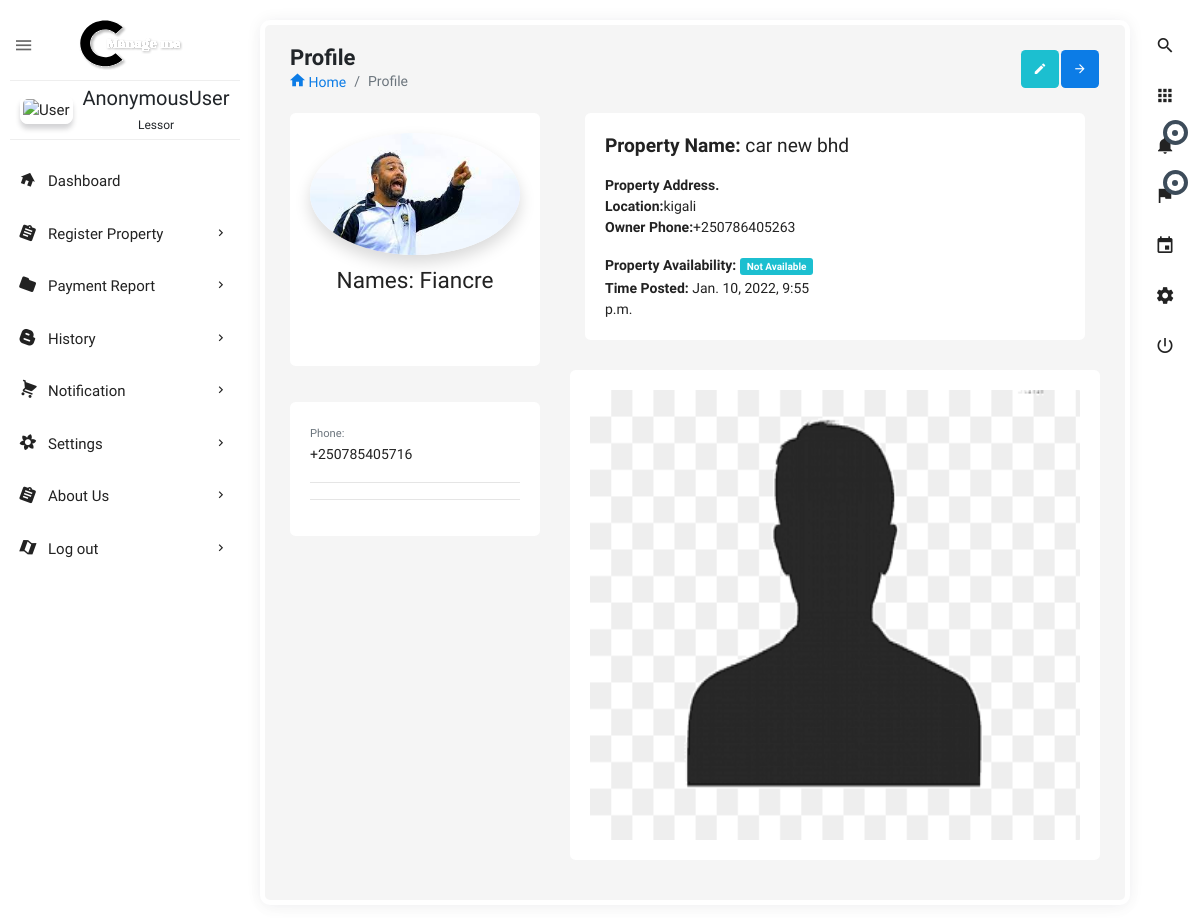
The app's page /notification_detail/62/ with its own data.
### users/models.py (models this page shows, shortened)
class Request_Property(models.Model):
    status = [
        ('initial', 'initial'),
        ('request', 'request'),
        ('approved', 'approved'),
        ('denied', 'denied'),
        ('canceled', 'canceled')]
    user_request = models.ForeignKey(user, on_delete=models.CASCADE, related_name='requesting_users', null=False)
    property_requested = models.ForeignKey(Property_registration, on_delete=models.CASCADE, related_name='property_req',
                                           null=False)
    owner_name = models.ForeignKey(user, on_delete=models.CASCADE, related_name='owner_name_property', null=False)
    status_view = models.CharField(max_length=50, choices=status, default='initial')
    time_done = models.DateTimeField(default=now)
    class Meta:
        verbose_name_plural = "Request_Property"
        ordering = ['-id']

class User(AbstractBaseUser):
    user_type = [
        ('lessor', 'lessor'),
        ('tenant', 'tenant'),
    ]
    name = models.CharField(max_length=255, null=False)
    phone_number = PhoneNumberField(unique=True)
    user_image = models.ImageField(upload_to='images/', default='profile.png')
    user_login = models.CharField(max_length=7, choices=user_type, default='lessor', blank=False, null=False)
    is_active = models.BooleanField(default=True)
    staff = models.BooleanField(default=False)
    admin = models.BooleanField(default=False)
    USERNAME_FIELD = 'phone_number'
    REQUIRED_FIELDS = ['name', 'user_login']
    objects = UserManager()
    def __str__(self):
        return self.name
    objects = UserManager()

class Property_registration(models.Model):
    property_type_p = [
        ('house', 'house'),
        ('car', 'car'),
        ('land', 'land'),
        ('other', 'other')
    ]
    location_name = [
        ('kigali', 'kigali'),
        ('south', 'south'),
        ('east', 'east'),
        ('west', 'west')
    ]
    property_name = models.CharField(max_length=100)
    location = models.CharField(max_length=200, choices=location_name, default='kigali')
    property_type = models.CharField(max_length=200, choices=property_type_p)
    amount_per_month = models.IntegerField(default=10000)
    detail = models.TextField(max_length=250, default='')
    property_image = models.ImageField(blank=True, null=True, upload_to='images')
    available = models.BooleanField(default=True)
    owner_name = models.ForeignKey(user, on_delete=models.CASCADE, related_name='owner', null=False)
    time_added = models.DateTimeField(auto_now_add=True)
    class Meta:
        verbose_name_plural = "Property_registration"
        ordering = ['-id']

### users/views.py (the view)
# urls.py: path('notification_detail/<int:id>/', views.notification_detail, name='notification_detail'),
def notification_detail(request, id):
    notification_det = Request_Property.objects.filter(pk=id)
    context = {
        'notification': notification_det
    }
    return render(request, 'html/notification_profile.html', context)

### users/templates/html/notification_profile.html (shortened to what this page needs)
{% extends 'dashboard-owner/dashboard.html' %}
{% load static %}
{% block content %}
<section class="content">
    <div class="body_scroll">
        <div class="block-header">
            <div class="row">
                <div class="col-lg-7 col-md-6 col-sm-12">
                    <h2>Profile</h2>
                    <ul class="breadcrumb">
                        <li class="breadcrumb-item"><a href="{% url 'dashboard' %}"><i class="zmdi zmdi-home"></i> Home</a></li>
                        <li class="breadcrumb-item active">Profile</li>
                    </ul>
                </div>
                <div class="col-lg-5 col-md-6 col-sm-12">
                    <button class="btn btn-primary btn-icon float-right right_icon_toggle_btn" type="button"><i class="zmdi zmdi-arrow-right"></i></button>
                    <a href="profile-edit.html" class="btn btn-info btn-icon float-right"><i class="zmdi zmdi-edit"></i></a>
                </div>
            </div>
        </div>
        <div class="container-fluid">
            <div class="row clearfix">
                {% for notification in notification %}
                <div class="col-lg-4 col-md-12">
                    <div class="card mcard_3">
                        <div class="body">
                            <a href=""><img src="{{ notification.user_request.user_image.url }}" class="rounded-circle shadow " alt="" ></a>
                            <h4 class="m-t-10">Names: {{notification.user_request}}</h4>
                            <div class="row">
                            </div>
                        </div>
                    </div>
                    <div class="card">
                        <div class="body">
                            <small class="text-muted">Phone: </small>
                            <p>{{notification.user_request.phone_number}}</p>
                            <hr>
                            <hr>
                        </div>
                    </div>
                </div>
                <div class="col-lg-8 col-md-12">
                    <div class="col-lg-12">
                    <div class="card">
                        <div class="body">
                            <h5><strong>Property Name: </strong>{{notification.property_requested.property_name}}</h5>
                            <div class="row">
                                <div class="col-md-6 col-sm-6">
                                    <address>
                                        <strong>Property Address.</strong><br>
                                        <abbr ><b>Location:</b></abbr>{{notification.property_requested.location}}<br>
                                        <abbr ><b>Owner Phone:</b></abbr>{{notification.property_requested.owner_name.phone_number}}
                                    </address>
                                    {% if notification.property_requested.available %}
                                    <p class="mb-0"><strong>Property Availability: </strong> <span class="badge badge-success">Available</span></p>
                                    {% else %}
                                    <p class="mb-0"><strong>Property Availability: </strong> <span class="badge badge-info">Not Available</span></p>
                                    {% endif %}
                                    <span class="blogitem-date"><strong>Time Posted: </strong> {{notification.property_requested.time_added }}</span>
                                </div>
                            </div>
                        </div>
                    </div>
                </div>
                    <div class="card">
                        <div class="body">
                            <div id="calendar">
                                <div class="blogitem-image">
                                <a href="blog-details.html"><img src="{{ notification.property_requested.property_image.url }}" alt="blog image" height="450" width="800"></a>
                                </div>
                            </div>
                        </div>
                    </div>
                </div>
                {% endfor %}
            </div>
        </div>
    </div>
</section>
{% endblock %}

### records on screen
Request_Property: user_request.user_image (picture), user_request "Fiancre", user_request.phone_number "+250785405716", property_requested.property_name "car new bhd", property_requested.location "kigali", property_requested.owner_name.phone_number "+250786405263", shows "Property Availability:", property_requested.time_added "Jan. 10, 2022, 9:55 p.m.", property_requested.property_image (placeholder picture)

### other values on screen
{{ user }} "AnonymousUser"
